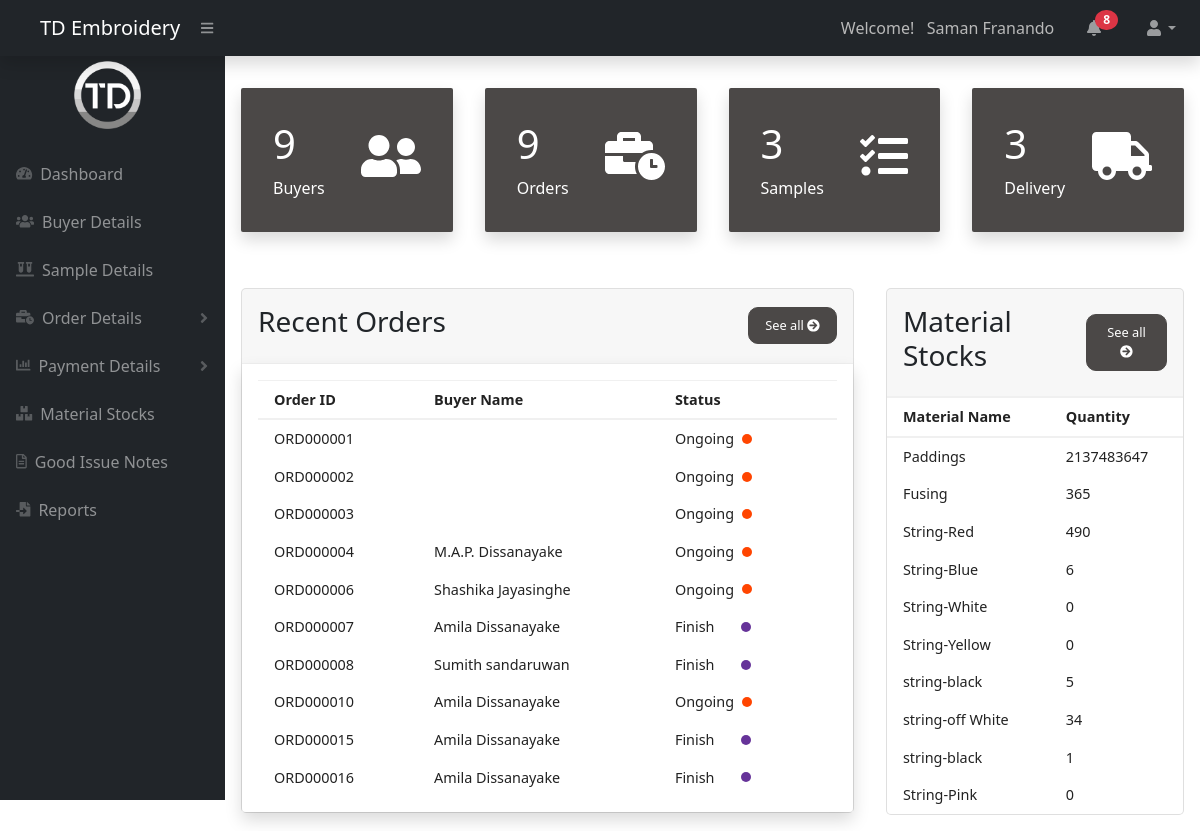
/dashboard_user.php (signed in), run on the app's committed database.
### tables this page shows
CREATE TABLE `orderdetails` (
  `InternalId` int(11) NOT NULL,
  `OrderId` varchar(10) NOT NULL,
  `OrderDate` date NOT NULL,
  `BuyerID` varchar(10) NOT NULL,
  `OrderDescription` text NOT NULL,
  `Cost` decimal(10,2) NOT NULL,
  `StyleNo` varchar(20) NOT NULL,
  `BundleNumber` varchar(20) NOT NULL,
  `Qty` int(20) NOT NULL,
  `Ordermaterial` text NOT NULL,
  `Artwork` varchar(255) NOT NULL,
  `Remarks` text NOT NULL,
  `Status` varchar(10) NOT NULL,
  `RecordeStatus` varchar(8) NOT NULL
);

CREATE TABLE `buyerdetails` (
  `InternalId` int(10) NOT NULL,
  `BuyerID` varchar(10) NOT NULL,
  `Title` varchar(5) NOT NULL,
  `BuyerName` varchar(255) NOT NULL,
  `NIC_BRNo` varchar(15) NOT NULL,
  `Address` text NOT NULL,
  `Email` varchar(255) NOT NULL,
  `Telephone` int(10) NOT NULL,
  `Mobile` int(10) NOT NULL,
  `FaxNo` int(10) NOT NULL,
  `Website` varchar(100) NOT NULL,
  `ContactPersonName` varchar(100) NOT NULL,
  `ContactPersonNumber` int(10) NOT NULL,
  `RegisteredDate` date NOT NULL,
  `LastOrderDate` date NOT NULL,
  `TotalOrder` int(50) NOT NULL,
  `PendingPayments` int(50) NOT NULL,
  `UseStstus` varchar(8) NOT NULL
);

CREATE TABLE `materials` (
  `InternalId` int(20) NOT NULL,
  `MaterialID` varchar(15) NOT NULL,
  `MaterialName` varchar(255) NOT NULL,
  `UoM` varchar(15) NOT NULL,
  `Qt` int(20) NOT NULL,
  `RecordeStatus` varchar(10) NOT NULL
);

### dashboard_user.php (the view, shortened to what this page needs)
<?php
include './header.php';
include './db_connection.php';
?>
<div class="cards sh ">
    <a href="<?php echo site_url; ?>buyers/buyers_details_User.php"> <div class="card-single shadow actives3">
            <div>
                <h1><?php
                    $sql = "SELECT  COUNT(InternalId) FROM buyerdetails  WHERE UseStstus = 'Active'";
                    $result = $conn->query($sql);
                    $count = mysqli_fetch_array($result);
                    echo $count['0'];
                    ?></h1>
                <span>Buyers</span>
            </div>
            <div>
                <span ><i class="fas fa-user-friends"></i></span>
            </div>
        </div>
    </a>
    <a href="<?php echo site_url; ?>orders/order_details.php">  <div class="card-single shadow actives3">
            <div>
                <h1><?php
                    $sql = "SELECT  COUNT(InternalId) FROM orderdetails WHERE RecordeStatus = 'Active'";
                    $result = $conn->query($sql);
                    $count = mysqli_fetch_array($result);
                    echo $count['0'];
                    ?></h1>
                <span>Orders</span>
            </div>
            <div>
                <span><i class="fas fa-business-time"></i></span>
            </div>
        </div>
    </a>
    <a href="<?php echo site_url; ?>sample_details/sample_details.php"> <div class="card-single shadow actives3">
            <div>
                <h1><?php
                    $sql = "SELECT  COUNT(InternalIdS) FROM samples WHERE RecordeStatus = 'Active'";
                    $result = $conn->query($sql);
                    $count = mysqli_fetch_array($result);
                    echo $count['0'];
                    ?></h1>
                <span>Samples</span>
            </div>
            <div>
                <span ><i class="fas fa-tasks"></i></span>
            </div>
        </div>
    </a>
    <a href="<?php echo site_url; ?>good_issue_notes/good_issue_note.php"> <div class="card-single shadow actives3">
            <div>
                <h1><?php
                    $sql = "SELECT  COUNT(InternalId) FROM good_issue_note WHERE RecordeStatus = 'Active'";
                    $result = $conn->query($sql);
                    $count = mysqli_fetch_array($result);
                    echo $count['0'];
                    ?></h1>
                <span>Delivery</span>
            </div>
            <div>
                <span ><i class="fas fa-truck"></i></span>
            </div>
        </div>
    </a>
</div>
<div class="recent-grid">
    <div class="project">
        <div class="card">
            <div class="card-header">
                <h3>Recent Orders</h3>
                <a href="<?php echo site_url; ?>orders/order_details.php"> <button>See all <span><i class="fas fa-arrow-circle-right"></i>
                        </span></button></a>
            </div>
            <div class="card-body shadow">
                <div class="table-responsive">
                    <?php
                    $Status1 = "Finish";
                    $Status2 = "Ongoing";
                    $sql3 = "SELECT * FROM orderdetails LEFT JOIN buyerdetails ON  buyerdetails.BuyerID =  orderdetails.BuyerID WHERE Status ='$Status1' OR Status ='$Status2' AND RecordeStatus = 'Active' ";
                    $result = $conn->query($sql3);
                    ?>
                    <table width="100%" id="table_id" class="display">
                        <thead>
                            <tr>
                                <td>Order ID</td>
                                <td>Buyer Name</td>
                                <td>Status</td>
                            </tr>
                        </thead>
                        <tbody>
                            <?php
                            if ($result->num_rows > 0) {
                                while ($row = $result->fetch_assoc()) {
                                    ?>
                                    <?php
                                    if ($row['Status'] == $Status1) {
                                        echo "<tr>";
                                        echo "<td>";
                                        echo $row['OrderId'];
                                        echo "</td>";
                                        echo "<td>";
                                        echo $row['BuyerName'];
                                        echo "</td>";
                                        echo "<td>";
                                        echo $row['Status'];
                                        echo '&nbsp;&nbsp;&nbsp;&nbsp;&nbsp;&nbsp;&nbsp;<span class="';
                                        echo "status purple";
                                        echo '"></span>';
                                        echo "</td>";
                                        echo "</tr>";
                                    } else {
                                        echo "<tr>";
                                        echo "<td>";
                                        echo $row['OrderId'];
                                        echo "</td>";
                                        echo "<td>";
                                        echo $row['BuyerName'];
                                        echo "</td>";
                                        echo "<td>";
                                        echo $row['Status'];
                                        echo '&nbsp;&nbsp;<span class="';
                                        echo "status orange";
                                        echo '"></span>';
                                        echo "</td>";
                                        echo "</tr>";
                                    }
                                    ?>
                                    <?php
                                }
                            }
                            ?>
                        </tbody>
                    </table>
                </div>
            </div>
        </div>
    </div>
    <div class="customers ">
        <div class="card ">
            <div class="card-header">
                <h3>Material Stocks</h3>
               <a href="<?php echo site_url; ?>material_stocks/total_stocks.php"> <button>See all <span><i class="fas fa-arrow-circle-right"></i>
                        </span></button></a>
            </div>
            <div class="table-responsive">
                <?php
                $sql = "SELECT * FROM materials WHERE RecordeStatus = 'Active'";
                $result = $conn->query($sql);
                ?>
                <table width="100%">
                    <thead>
                        <tr>
                            <td>Material Name</td>
                            <td>Quantity</td>
                        </tr>
                    </thead>
                    <?php
                    if ($result->num_rows > 0) {
                        while ($row = $result->fetch_assoc()) {
                            ?>
                            <tr>
                                <td ><?php echo $row['MaterialName'] ?></td>
                                <td ><?php echo $row['Qt'] ?></td>
                            </tr>
                            <?php
                        }
                    }
                    ?>
                </table>
            </div>
        </div>
    </div>
</div>
<?php
include './footer.php';
?>

### css/Dashboard_style.css (style rules this page uses)
:root { --main-color: #4B4847; --color-dark: #696260; --text-gray: #89716B; }
* { padding: 0; margin: 0; box-sizing: border-box; list-style-type: none; text-decoration: none; }
.cards { display: grid; grid-template-columns: repeat(4, 1fr); grid-gap: 2rem; margin-top:1rem ; }
.card-single { display: flex; justify-content: space-between; background: #fff; padding: 2rem; border-radius: 2px; }
.card-single div:last-child span { font-size: 3rem; color: var(--main-color); }
.card-single div:first-child span { color:var(--text-gray); }
.card-single:last-child { background: var(--main-color) ; }
.card-single:last-child h1, .card-single:last-child div:first-child span, .card-single:last-child div:last-child span { color: #fff;; }
.recent-grid { margin-top:3.5rem; display: grid; grid-gap: 2rem; grid-template-columns: 65% auto; }
.card { background: #fff; border-radius: 5px; }
.card-header, .card-body { padding: 1rem; }
.card-header { display: flex; justify-content: space-between; align-items: center; border-bottom:1px solid #f0f0f0; }
.card-header button { background: var(--main-color); border-radius: 10px; color: #fff; font-size: .8rem; padding: .5rem 1rem; border: 1px solid var(--main-color); }
table { border-collapse: collapse; }
thead tr { border-top: 1px solid #f0f0f0; border-bottom: 2px solid #f0f0f0; }
thead td { font-weight: 700; }
td { padding: .5rem 1rem; font-size:.9rem; color: #222; }
td .status { display: inline-block; height: 10px; width: 10px; border-radius: 50%; margin-right: 1rem; }
tr td:last-child { display: flex; align-items: center; }
.status.purple { background: rebeccapurple; }
.status.orange { background:orangered }
.table-responsive { width: 100%; overflow-x: auto; }

### css/dashboard_style2.css (style rules this page uses)
a:link { color: none; background-color: none; text-decoration: none; }

### data on the page
orderdetails: OrderId "ORD000001", Status "Ongoing"
orderdetails: OrderId "ORD000002", Status "Ongoing"
orderdetails: OrderId "ORD000003", Status "Ongoing"
orderdetails: OrderId "ORD000004", BuyerID.BuyerName "M.A.P. Dissanayake", Status "Ongoing"
orderdetails: OrderId "ORD000006", BuyerID.BuyerName "Shashika Jayasinghe", Status "Ongoing"
orderdetails: OrderId "ORD000007", BuyerID.BuyerName "Amila Dissanayake", Status "Finish"
orderdetails: OrderId "ORD000008", BuyerID.BuyerName "Sumith sandaruwan", Status "Finish"
orderdetails: OrderId "ORD000010", BuyerID.BuyerName "Amila Dissanayake", Status "Ongoing"
orderdetails: OrderId "ORD000015", BuyerID.BuyerName "Amila Dissanayake", Status "Finish"
orderdetails: OrderId "ORD000016", BuyerID.BuyerName "Amila Dissanayake", Status "Finish"
materials: MaterialName "Paddings", Qt "2137483647"
materials: MaterialName "Fusing", Qt "365"
materials: MaterialName "String-Red", Qt "490"
materials: MaterialName "String-Blue", Qt "6"
materials: MaterialName "String-White", Qt "0"
materials: MaterialName "String-Yellow", Qt "0"
materials: MaterialName "string-black", Qt "5"
materials: MaterialName "string-off White", Qt "34"
materials: MaterialName "string-black", Qt "1"
materials: MaterialName "String-Pink", Qt "0"

### other printed values
$_SESSION['FirstName'] "Saman"
$_SESSION['LastName'] "Franando"
$notificationCount['0'] "8"
$count['0'] "9"
$count['0'] "3"
